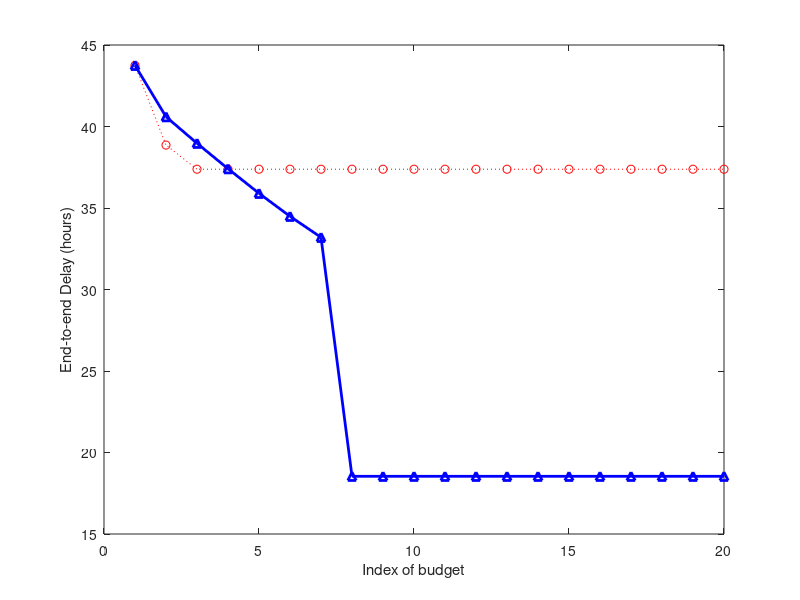

The MATLAB source for this figure:
x = [1:20];
y1 = load('workflow_65_950_0_GAIN_output.txt');
y2 = load('workflow_65_950_0_CG_output.txt');
plot(x, y1, ':or', x, y2, '-^b', 'LineWidth', 2.0);

xlabel('Index of budget');
ylabel('End-to-end Delay (hours)');